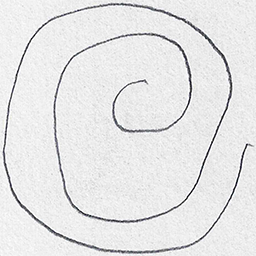
#> input picture ml/src/data/drawings/spiral/testing/healthy/V01HE01.png, 256 x 256 px, found by its file name; its folder holds 4 pictures in this run; the run also reads 2 pictures not shown here
$ jupyter execute --allow-errors TremorTrace_Training.ipynb   (shell and % lines are left out)
#> lines starting #> are read from the running program, lines starting #| are printed output that depends on the picture
### ml/src/data_pipeline.py
"""
TremorTrace ML Pipeline — Data Pipeline

Dataset loading and augmentation for spiral and wave drawing classification.
Drawing-type-specific augmentation strategies to preserve tremor signal integrity.
"""

import os
from tensorflow.keras.preprocessing.image import ImageDataGenerator

try:
    from src.config import IMG_SIZE, BATCH_SIZE, RANDOM_SEED
except ImportError:
    from config import IMG_SIZE, BATCH_SIZE, RANDOM_SEED


# [39 lines left out: function get_augmentation_config, not called in this run]


def create_generators(drawing_type, train_path, test_path):
    """
    Creates training, validation, and test data generators for a drawing type.

    Training data is split 80/20 into train/validation using validation_split.
    Test data uses no augmentation (rescale only).

    Args:
        drawing_type: str, 'spiral' or 'wave'
        train_path: str, path to training directory (with healthy/ and parkinson/ subdirs)
        test_path: str, path to testing directory (with healthy/ and parkinson/ subdirs)

    Returns:
        tuple: (train_gen, val_gen, test_gen) — Keras DirectoryIterator objects
    """
    if not os.path.isdir(train_path):
        raise FileNotFoundError(f"Training path not found: {train_path}")
    if not os.path.isdir(test_path):
        raise FileNotFoundError(f"Testing path not found: {test_path}")

    # Augmented generator for training (with validation split)
    aug_config = get_augmentation_config(drawing_type)
    aug_config['validation_split'] = 0.2
    train_datagen = ImageDataGenerator(**aug_config)

    # Common flow_from_directory parameters
    flow_params = {
        'target_size': (IMG_SIZE, IMG_SIZE),
        'batch_size': BATCH_SIZE,
        'class_mode': 'binary',
        'color_mode': 'rgb',
        'seed': RANDOM_SEED,
    }

    # Training generator (80% of training data)
    train_gen = train_datagen.flow_from_directory(
        train_path,
        subset='training',
        shuffle=True,
        **flow_params,
    )

    # Validation generator (20% of training data)
    val_gen = train_datagen.flow_from_directory(
        train_path,
        subset='validation',
        shuffle=False,
        **flow_params,
    )

    # Test generator — no augmentation, rescale only
    test_datagen = ImageDataGenerator(rescale=1.0 / 255.0)
    test_gen = test_datagen.flow_from_directory(
        test_path,
        shuffle=False,
        **flow_params,
    )

    print(f"✅ {drawing_type.capitalize()} generators created:")
    print(f"   Training samples:   {train_gen.samples}")
    print(f"   Validation samples: {val_gen.samples}")
    print(f"   Test samples:       {test_gen.samples}")
    print(f"   Class indices:      {train_gen.class_indices}")

    return train_gen, val_gen, test_gen

### ml/src/model_builder.py
"""
TremorTrace ML Pipeline — Model Builder

Constructs MobileNetV2-based transfer learning models for binary classification
of Parkinson's disease indicators in spiral and wave drawings.
"""

import tensorflow as tf
from tensorflow.keras.applications import MobileNetV2
from tensorflow.keras.layers import (
    GlobalAveragePooling2D,
    BatchNormalization,
    Dense,
    Dropout,
)
from tensorflow.keras.optimizers import Adam
from tensorflow.keras.metrics import AUC, Precision, Recall

try:
    from src.config import IMG_SIZE, PHASE1_LR
except ImportError:
    from config import IMG_SIZE, PHASE1_LR


def build_model(name='spiral'):
    """
    Builds a MobileNetV2 transfer learning model for binary classification.

    Architecture:
        MobileNetV2 (pretrained, frozen) → GlobalAveragePooling2D →
        BatchNormalization → Dense(128, relu) → Dropout(0.5) →
        Dense(64, relu) → Dropout(0.3) → Dense(1, sigmoid)

    The base model is returned separately so the trainer can selectively
    unfreeze layers during fine-tuning (Phase 2).

    Args:
        name: str, model identifier (e.g. 'spiral', 'wave'). Used for naming layers.

    Returns:
        tuple: (model, base_model)
            - model: compiled Keras Model ready for training
            - base_model: the MobileNetV2 base for freeze/unfreeze control
    """
    # Load pretrained MobileNetV2 without classification head
    base_model = MobileNetV2(
        weights='imagenet',
        include_top=False,
        input_shape=(IMG_SIZE, IMG_SIZE, 3),
    )

    # Freeze all base model layers for Phase 1 (train head only)
    for layer in base_model.layers:
        layer.trainable = False

    # Build classification head
    x = base_model.output
    x = GlobalAveragePooling2D(name=f'{name}_gap')(x)
    x = BatchNormalization(name=f'{name}_bn')(x)
    x = Dense(128, activation='relu', name=f'{name}_dense_128')(x)
    x = Dropout(0.5, name=f'{name}_dropout_05')(x)
    x = Dense(64, activation='relu', name=f'{name}_dense_64')(x)
    x = Dropout(0.3, name=f'{name}_dropout_03')(x)
    output = Dense(1, activation='sigmoid', name=f'{name}_output')(x)

    # Create full model
    model = tf.keras.Model(inputs=base_model.input, outputs=output, name=f'{name}_cnn')

    # Compile with initial learning rate
    model.compile(
        optimizer=Adam(learning_rate=PHASE1_LR),
        loss='binary_crossentropy',
        metrics=[
            'accuracy',
            AUC(name='auc'),
            Precision(name='precision'),
            Recall(name='recall'),
        ],
    )

    # Print summary
    total_params = model.count_params()
    trainable_params = sum(
        tf.keras.backend.count_params(w) for w in model.trainable_weights
    )
    non_trainable_params = total_params - trainable_params

    print(f"✅ {name.capitalize()} CNN built:")
    print(f"   Total params:         {total_params:,}")
    print(f"   Trainable params:     {trainable_params:,}")
    print(f"   Non-trainable params: {non_trainable_params:,}")

    return model, base_model

### ml/notebooks/TremorTrace_Training.ipynb
# TremorTrace — Complete ML Training Pipeline

**AI-powered Parkinson's disease screening using spiral and wave drawing analysis.**

This notebook trains 2 MobileNetV2 CNNs (Spiral + Wave) using two-phase transfer learning,
evaluates them comprehensively, and exports a production-ready inference package.

**Models:** Spiral CNN (50%) + Wave CNN (50%) → Weighted Ensemble → Probability Percentage (0–100%)

**Runtime:** Google Colab with T4 GPU

## Cell 1: Environment Setup

[cell 1]
"""Environment setup: mount Drive, install deps, verify GPU, set seeds."""
import time
cell_start = time.time()

# Mount Google Drive for persistent storage
from google.colab import drive
drive.mount('/content/drive')

# Install requirements

# Core imports
import os
import sys
import random
import numpy as np
import tensorflow as tf
import matplotlib.pyplot as plt

# Set up project paths
PROJECT_DIR = '/content/drive/MyDrive/TremorTrace'
os.makedirs(PROJECT_DIR, exist_ok=True)

SAVE_DIR = os.path.join(PROJECT_DIR, 'outputs')
os.makedirs(SAVE_DIR, exist_ok=True)
os.makedirs(os.path.join(SAVE_DIR, 'plots'), exist_ok=True)

# Clone or upload src/ to Colab — adjust this path to where your src/ lives
# Option A: If src/ is in Google Drive
SRC_DIR = os.path.join(PROJECT_DIR, 'src')
if os.path.isdir(SRC_DIR):
    sys.path.insert(0, os.path.dirname(SRC_DIR))
    print(f'\u2705 src/ found at {SRC_DIR}')
else:
    # Option B: Upload src/ files to /content/src/
    SRC_DIR = '/content/src'
    os.makedirs(SRC_DIR, exist_ok=True)
    sys.path.insert(0, '/content')
    print(f'\u26a0\ufe0f  src/ not in Drive. Upload src/ files to {SRC_DIR}')

# Set random seeds for reproducibility
SEED = 42
random.seed(SEED)
np.random.seed(SEED)
tf.random.set_seed(SEED)
#> (this line was passed over: tensorflow is not available in this run)

# Verify GPU
#> (the rest of this cell did not finish here and is left out)

## Cell 2: Download Dataset

[cell 2]
"""Download Parkinson's Drawings dataset from Kaggle."""
cell_start = time.time()

import opendatasets as od

# Download dataset (will prompt for Kaggle credentials on first run)
DATASET_URL = 'https://www.kaggle.com/datasets/kmader/parkinsons-drawings'
DOWNLOAD_DIR = '/content'
od.download(DATASET_URL, data_dir=DOWNLOAD_DIR)
#> (this line was passed over: opendatasets is not available in this run)

# Set data paths
DATA_ROOT = os.path.join(DOWNLOAD_DIR, 'parkinsons-drawings')

# Update config
from src import config
config.DATA_ROOT = DATA_ROOT
config.PROJECT_DIR = PROJECT_DIR

# Verify dataset structure
#> (the rest of this cell did not finish here and is left out)

## Cell 3: Explore Dataset

[cell 3]
"""Explore dataset structure: count images per class per split."""

# Define paths for each drawing type
PATHS = {}
for drawing_type in ['spiral', 'wave']:
    PATHS[drawing_type] = {
        'train': os.path.join(DATA_ROOT, drawing_type, 'training'),
        'test': os.path.join(DATA_ROOT, drawing_type, 'testing'),
    }
#> the loop `for col, img_file in enumerate(img_files):` made 4 passes
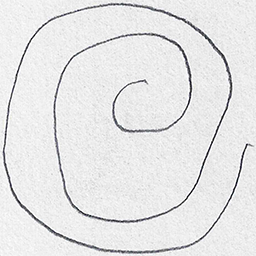
#> input picture ml/src/data/drawings/spiral/testing/healthy/V01HE01.png, 256 x 256 px, found by its file name
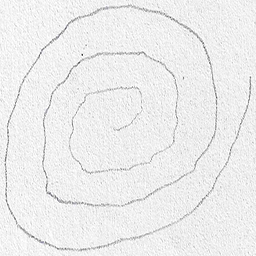
#> input picture ml/src/data/drawings/spiral/testing/healthy/V02HE01.png, 256 x 256 px, found by its file name
#> pass 3, `img = PILImage.open(os.path.join(img_dir, img_file)).convert('RGB')`:
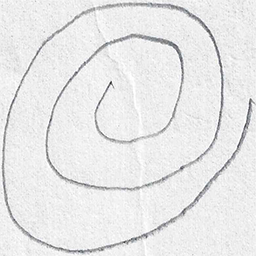
#> img: PIL image 256x256 RGB; mean R, G, B 232.3, 232.3, 232.5

# Count images per class per split
print('=' * 65)
print(f'{"Drawing":>10} | {"Split":>8} | {"Healthy":>8} | {"Parkinson":>10} | {"Total":>6}')
print('=' * 65)

total_images = 0
#> (the rest of this cell did not finish here and is left out)

## Cell 4: Visualize Sample Images

[cell 4]
"""Visualize sample images: 4x5 grid of spiral/wave × healthy/parkinson."""
from PIL import Image as PILImage

categories = [
    ('spiral', 'healthy',   'Spiral — Healthy'),
    ('spiral', 'parkinson', 'Spiral — Parkinson'),
    ('wave',   'healthy',   'Wave — Healthy'),
    ('wave',   'parkinson', 'Wave — Parkinson'),
]

n_samples = 5
fig, axes = plt.subplots(4, n_samples, figsize=(20, 16))
fig.suptitle('Dataset Samples', fontsize=20, fontweight='bold')

#> (the rest of this cell did not finish here and is left out)

## Cell 5: Create Data Generators

[cell 5]
"""Create train/val/test generators for both spiral and wave."""
from src.data_pipeline import create_generators

print('Creating Spiral generators...')
#> (the rest of this cell did not finish here and is left out)


print('\nCreating Wave generators...')
wave_train_gen, wave_val_gen, wave_test_gen = create_generators(
    'wave',
    PATHS['wave']['train'],
    PATHS['wave']['test'],
)

print('\n\u2705 All data generators created')

## Cell 6: Verify Augmentation

[cell 6]
"""Visualize augmentation effects on spiral and wave images."""
from src.data_pipeline import get_augmentation_config
from tensorflow.keras.preprocessing.image import ImageDataGenerator, load_img, img_to_array

n_augmented = 6
fig, axes = plt.subplots(2, n_augmented + 1, figsize=(20, 6))
fig.suptitle('Augmentation Verification', fontsize=18, fontweight='bold')

#> (the rest of this cell did not finish here and is left out)

## Cell 7: Build Models

[cell 7]
"""Build MobileNetV2 models for spiral and wave classification."""
from src.model_builder import build_model

print('Building Spiral CNN...')
#> (the rest of this cell did not finish here and is left out)
